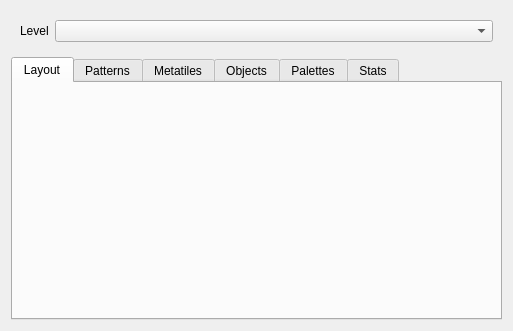
<?xml version="1.0" encoding="UTF-8"?>
<ui version="4.0">
 <class>LevelEditorWidget</class>
 <widget class="QWidget" name="LevelEditorWidget">
  <property name="geometry">
   <rect>
    <x>0</x>
    <y>0</y>
    <width>513</width>
    <height>331</height>
   </rect>
  </property>
  <property name="windowTitle">
   <string>Form</string>
  </property>
  <layout class="QVBoxLayout" name="verticalLayout_2">
   <item>
    <widget class="QWidget" name="widget" native="true">
     <layout class="QHBoxLayout" name="horizontalLayout">
      <item>
       <widget class="QLabel" name="label">
        <property name="sizePolicy">
         <sizepolicy hsizetype="Maximum" vsizetype="Preferred">
          <horstretch>0</horstretch>
          <verstretch>0</verstretch>
         </sizepolicy>
        </property>
        <property name="text">
         <string>Level</string>
        </property>
       </widget>
      </item>
      <item>
       <widget class="QComboBox" name="levelSelectBox"/>
      </item>
     </layout>
    </widget>
   </item>
   <item>
    <widget class="QTabWidget" name="tabWidget">
     <property name="currentIndex">
      <number>0</number>
     </property>
     <widget class="LayoutEditorWidget" name="levelEditorTab">
      <attribute name="title">
       <string>Layout</string>
      </attribute>
     </widget>
     <widget class="PatternEditorWidget" name="patternEditorTab">
      <attribute name="title">
       <string>Patterns</string>
      </attribute>
     </widget>
     <widget class="MetatileEditorWidget" name="metatileEditorTab">
      <attribute name="title">
       <string>Metatiles</string>
      </attribute>
     </widget>
     <widget class="ObjectEditorWidget" name="objectEditorTab">
      <attribute name="title">
       <string>Objects</string>
      </attribute>
     </widget>
     <widget class="PaletteEditorWidget" name="paletteEditorTab">
      <attribute name="title">
       <string>Palettes</string>
      </attribute>
     </widget>
     <widget class="ResistanceEditorWidget" name="resistanceEditorTab">
      <attribute name="title">
       <string>Stats</string>
      </attribute>
     </widget>
    </widget>
   </item>
  </layout>
 </widget>
 <customwidgets>
  <customwidget>
   <class>LayoutEditorWidget</class>
   <extends>QWidget</extends>
   <header>layouteditorwidget.h</header>
   <container>1</container>
  </customwidget>
  <customwidget>
   <class>PatternEditorWidget</class>
   <extends>QWidget</extends>
   <header>patterneditorwidget.h</header>
   <container>1</container>
  </customwidget>
  <customwidget>
   <class>ObjectEditorWidget</class>
   <extends>QWidget</extends>
   <header>objecteditorwidget.h</header>
   <container>1</container>
  </customwidget>
  <customwidget>
   <class>MetatileEditorWidget</class>
   <extends>QWidget</extends>
   <header>metatileeditorwidget.h</header>
   <container>1</container>
  </customwidget>
  <customwidget>
   <class>PaletteEditorWidget</class>
   <extends>QWidget</extends>
   <header>paletteeditorwidget.h</header>
   <container>1</container>
  </customwidget>
  <customwidget>
   <class>ResistanceEditorWidget</class>
   <extends>QWidget</extends>
   <header>resistanceeditorwidget.h</header>
   <container>1</container>
  </customwidget>
 </customwidgets>
 <resources/>
 <connections/>
</ui>
